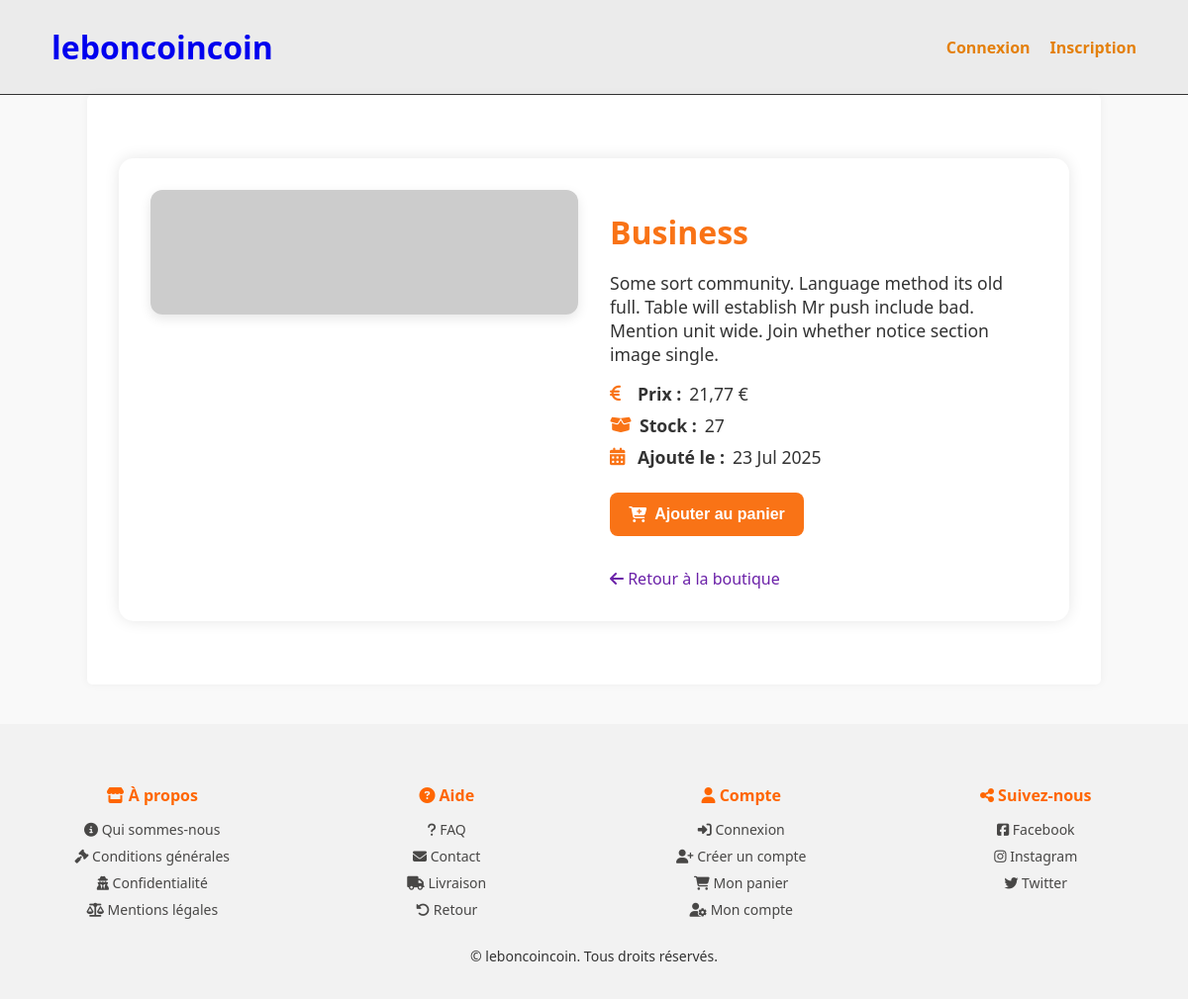
The app's page /product/112/ with its own data.
### shop/models.py (models this page shows, shortened)
class Product(models.Model):
    title = models.CharField(max_length=200)
    description = models.TextField()
    price = models.DecimalField(max_digits=8, decimal_places=2)
    image = models.URLField(blank=True, null=True)  # Image en URL
    category = models.ForeignKey(Category, on_delete=models.CASCADE)
    stock = models.PositiveIntegerField(default=0)
    created_at = models.DateTimeField(auto_now_add=True)

### shop/views.py (the view)
# urls.py: path('product/<int:pk>/', ProductDetailView.as_view(), name='product_detail'),
class ProductDetailView(DetailView):
    model = Product
    template_name = 'produits/product_detail.html'
    context_object_name = 'produit'

### templates/produits/product_detail.html (shortened to what this page needs)
{% extends "base.html" %}
{% load static %}
{% block content %}
<div class="product-container">
    <div class="product-image">
        {% if produit.image %}
        <img src="{{ produit.image }}" alt="{{ produit.title }}">
        {% else %}
        <p>Pas d’image disponible</p>
        {% endif %}
    </div>
    <div class="product-details">
        <h1>{{ produit.title }}</h1>
        <p class="description">{{ produit.description }}</p>
        <div class="info-line">
            <i class="fas fa-euro-sign"></i>
            <strong>Prix :</strong> {{ produit.price }} €
        </div>
        <div class="info-line">
            <i class="fas fa-box-open"></i>
            <strong>Stock :</strong> {{ produit.stock }}
        </div>
        <div class="info-line">
            <i class="fas fa-calendar-alt"></i>
            <strong>Ajouté le :</strong> {{ produit.created_at|date:"d M Y" }}
        </div>
        <form method="post" action="{% url 'add_to_cart' produit.id %}">
            <button type="submit" class="btn-add">
                <i class="fas fa-cart-plus"></i> Ajouter au panier
            </button>
        </form>
        <a href="{% url 'product_list' %}" class="back-link">
            <i class="fas fa-arrow-left"></i> Retour à la boutique
        </a>
    </div>
</div>
{% endblock %}

### static/css/style.css (style rules this page uses)
:root { --primary-color: #ff6f00; --secondary-color: #fff3e0; --text-color: #333; --border-color: #e0e0e0; --bg-color: #f9f9f9; }
html, body { height: 100%; margin: 0; padding: 0; }
body { display: flex; flex-direction: column; min-height: 100vh; font-family: 'Segoe UI', Tahoma, sans-serif; background-color: var(--bg-color); color: var(--text-color); margin: 0; padding: 0; }
a { text-decoration: none; }
h1, h2, h3 { color: var(--primary-color); }
button, .btn { background-color: var(--primary-color); border: none; color: white; padding: 0.5em 1em; margin: 0.5em 0; cursor: pointer; border-radius: 4px; font-weight: bold; }

### templates/produits/product_detail.html (style rules this page uses)
.product-container { display: flex; flex-direction: column; max-width: 900px; margin: 2rem auto; padding: 2rem; background: #fff; border-radius: 15px; box-shadow: 0 0 15px rgba(0, 0, 0, 0.1); gap: 2rem; }
@media (min-width: 768px) { .product-container { flex-direction: row; } }
.product-image { flex: 1; text-align: center; }
.product-image img { max-width: 100%; height: auto; border-radius: 12px; box-shadow: 0 4px 12px rgba(0, 0, 0, 0.1); }
.product-details { flex: 1; }
.product-details h1 { font-size: 2rem; color: #f97316; margin-bottom: 1rem; text-transform: capitalize; }
.product-details p.description { font-size: 1.1rem; margin-bottom: 1rem; }
.info-line { font-size: 1.1rem; margin: 0.5rem 0; display: flex; align-items: center; gap: 0.5rem; }
.info-line i { color: #f97316; min-width: 20px; }
.btn-add { background: #f97316; color: white; border: none; padding: 0.8rem 1.2rem; border-radius: 8px; cursor: pointer; font-size: 1rem; display: inline-flex; align-items: center; gap: 0.5rem; margin-top: 1rem; transition: background 0.3s ease; }
.back-link { margin-top: 1.5rem; display: inline-block; color: #6b21a8; text-decoration: none; font-weight: 500; }

### records on screen
Product: title "Business", description "Some sort community. Language method its old full. Table will establish Mr push include bad. Mention unit wide. Join whether notice section image single.", price "21,77", stock "27", created_at "23 Jul 2025"
